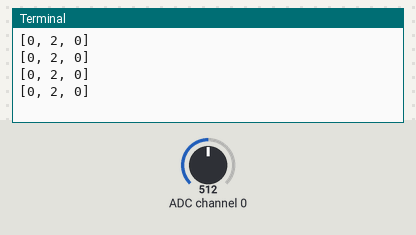
This program was run on a simulated Raspberry Pi (BCM pin numbers). Shown: the last lines printed to the terminal. The test bench sets the inputs (shaded band); at power-on: ADC channel 0 = 512 (analog values on the 0–1023 scale).

Above: at 1.2 s.
1.3 s: ADC channel 0 set to 716
At 1.71 s:
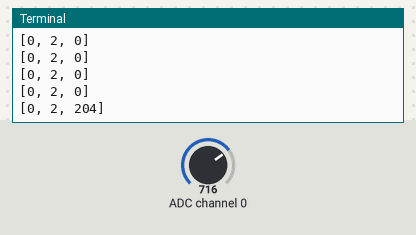
2.8 s: ADC channel 0 set to 900
At 2.91 s:
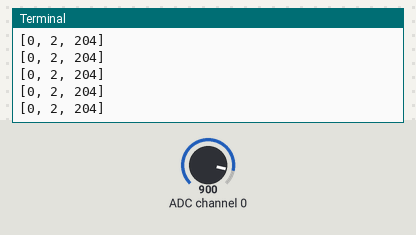
Timing chart, 0 to 5.8 s (numbered marks = the images above; inputs shaded):
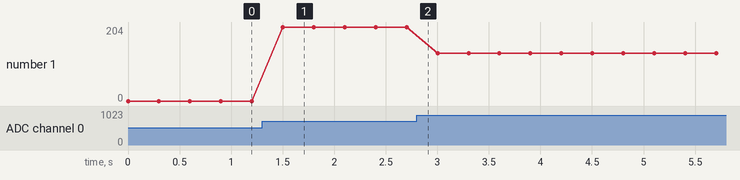

The program:

adc_test.py
```python
import spidev
import sys
import time
spi = spidev.SpiDev()
spi.open(0, 0)
spi.max_speed_hz = 1000000
to_send = [0b00000001, 0b10000000, 0b00000000]

try:
    while(True):
        to_send = [0b00000001, 0b10000000, 0b00000000]
        value = spi.xfer(to_send)
        print(value)
        time.sleep(0.3)

except KeyboardInterrupt:
    print('Got Keyboard Interript. Cleaning up an dexiting')
    sys.exit()
```

Measured:
- after the input at 1.3 s, the terminal: prints a new line after 0.20 s (image 1)
- plotted number 1: 0 → 204 after the input at 1.3 s, 204 → 132 after the input at 2.8 s
